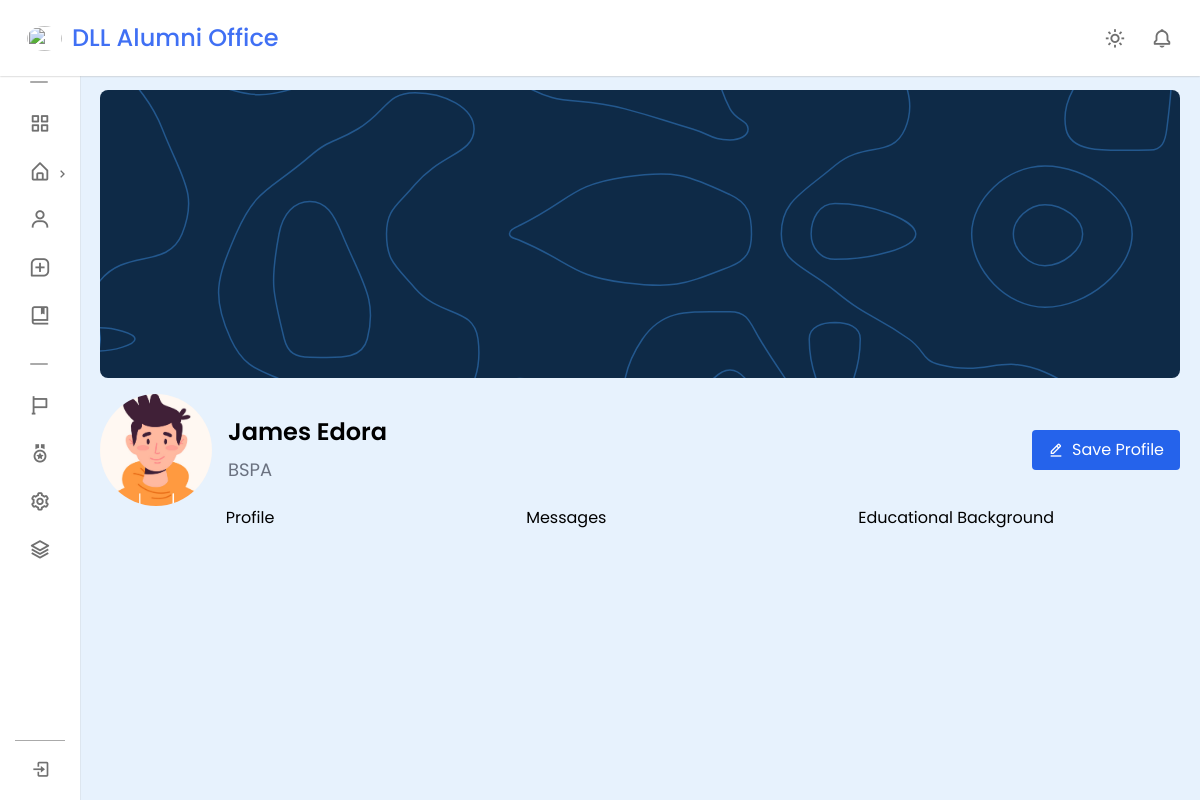
Screenshot of /alumni/A10003/ with the database file from the repository.
### AlumniManagement/models.py (models this page shows, shortened)
class Alumni_Demographic_Profile(models.Model):
    user = models.OneToOneField(User, on_delete=models.CASCADE, blank=True, null=True)
    alumni_id = models.CharField(primary_key=True, max_length=6)
    fname = models.CharField(max_length=64)
    lname = models.CharField(max_length=64)
    mi = models.CharField(max_length=2, blank=True)
    suffix = models.CharField(max_length=3, blank=True)
    course_id = models.ForeignKey(Course, on_delete=models.CASCADE)
    sex = models.CharField(max_length=10, choices=SEX_CHOICES)
    religion = models.CharField(max_length=64)
    marital_status = models.CharField(max_length=64)
    date_of_birth = models.DateField()
    country = models.ForeignKey(Country, on_delete=models.CASCADE)
    province = models.ForeignKey(Province, on_delete=models.CASCADE)
    city = models.ForeignKey(City, on_delete=models.CASCADE)
    barangay = models.ForeignKey(Barangay, on_delete=models.CASCADE)

class Course(models.Model):
    course_id = models.CharField(max_length=6, primary_key=True)
    course_name = models.CharField(max_length=64, blank=False)
    course_desc = models.CharField(max_length=255, blank=True)
    field_type = models.CharField(max_length=64, choices=FIELD_CHOICES, default='technology')
    def __str__(self):
        return f'{self.course_id}'

### AlumniManagement/views.py (the view)
# urls.py: path('alumni/<str:alumni_id>/', views.alumni_profile, name='alumni_profile'),
def alumni_profile(request, alumni_id):
    alumni = Alumni_Demographic_Profile.objects.get(alumni_id=alumni_id)
    context = {
        'alumni':alumni
    }
    return render(request, 'AlumniManagement/alumni_profile.html', context)

### AlumniManagement/templates/AlumniManagement/alumni_profile.html (shortened to what this page needs)
{% extends 'base_alumni_management.html' %}
{% block content %}
{% load static %}
<div>
    <div class="relative">
        <img src="{% static 'AlumniManagement/img/bg.svg' %}" class="w-full h-72 object-cover rounded-lg" alt="">
    </div>
    <div class="flex items-center gap-4 mt-4">
        {% if alumni.sex == 'male' %}
            <img src="{% static "AlumniManagement/img/avatar-male.jpg" %}" class="w-28 h-28 object-cover rounded-full" alt="">
        {% else %}
            <img src="{% static "AlumniManagement/img/avatar-female.jpg" %}" class="w-28 h-28 object-cover rounded-full" alt="">
        {% endif %}
        <div>
            <h2 class="text-2xl font-semibold mb-2">{{alumni.fname}} {{alumni.mi}} {{alumni.lname}}</h2>
            <span class="text-lg text-gray-500">{{alumni.course_id}}</span>
        </div>
        <a href="#" class="py-2 px-4 rounded bg-blue-600 sm:flex items-center gap-2 text-white hover:bg-blue-700 ml-auto hidden">
            <i class='bx bx-edit-alt' ></i>
            Save Profile
        </a>
    </div>
    <div class="tabs mb-5 flex list-none flex-row flex-wrap border-b-0 pl-0">
        <div class="flex-auto text-center">
            <div class="tab" onclick="openTab(event, 'tab1')" class="my-2 block border-x-0 border-b-2 border-t-0 border-transparent px-7 pb-3.5 pt-4 text-xs font-medium uppercase leading-tight text-neutral-500 hover:isolate hover:border-transparent hover:bg-neutral-100 focus:isolate focus:border-transparent">Profile</div>
        </div>
        <div class="flex-auto text-center">
            <div class="tab" onclick="openTab(event, 'tab2')" class="my-2 block border-x-0 border-b-2 border-t-0 border-transparent px-7 pb-3.5 pt-4 text-xs font-medium uppercase leading-tight text-neutral-500 hover:isolate hover:border-transparent hover:bg-neutral-100 focus:isolate focus:border-transparent">Messages</div>
        </div>
        <div class="flex-auto text-center">
            <div class="tab" onclick="openTab(event, 'tab3')" class="my-2 block border-x-0 border-b-2 border-t-0 border-transparent px-7 pb-3.5 pt-4 text-xs font-medium uppercase leading-tight text-neutral-500 hover:isolate hover:border-transparent hover:bg-neutral-100 focus:isolate focus:border-transparent">Educational Background</div>
        </div>
    </div>
{% endblock content %}

### static/AlumniManagement/css/sidebar.css (style rules this page uses)
* { margin: 0; padding: 0; box-sizing: border-box; font-family: "Poppins", sans-serif; }
:root { --white-color: #fff; --white-to-grey-color: #fff; --blue-color: #4070f4; --grey-color: #707070; --grey-color-light: #aaa; --black-color: #000000; --black-to-blue-color: #000000; --black-to-green-color: #000000; }
body { background-color: #e7f2fd; transition: all 0.5s ease; }

### AlumniManagement/templates/AlumniManagement/alumni_profile.html (style rules this page uses)
.tab { cursor: pointer; }

### rows the page displays
Alumni_Demographic_Profile: fname "James", lname "Edora", course_id "BSPA"
